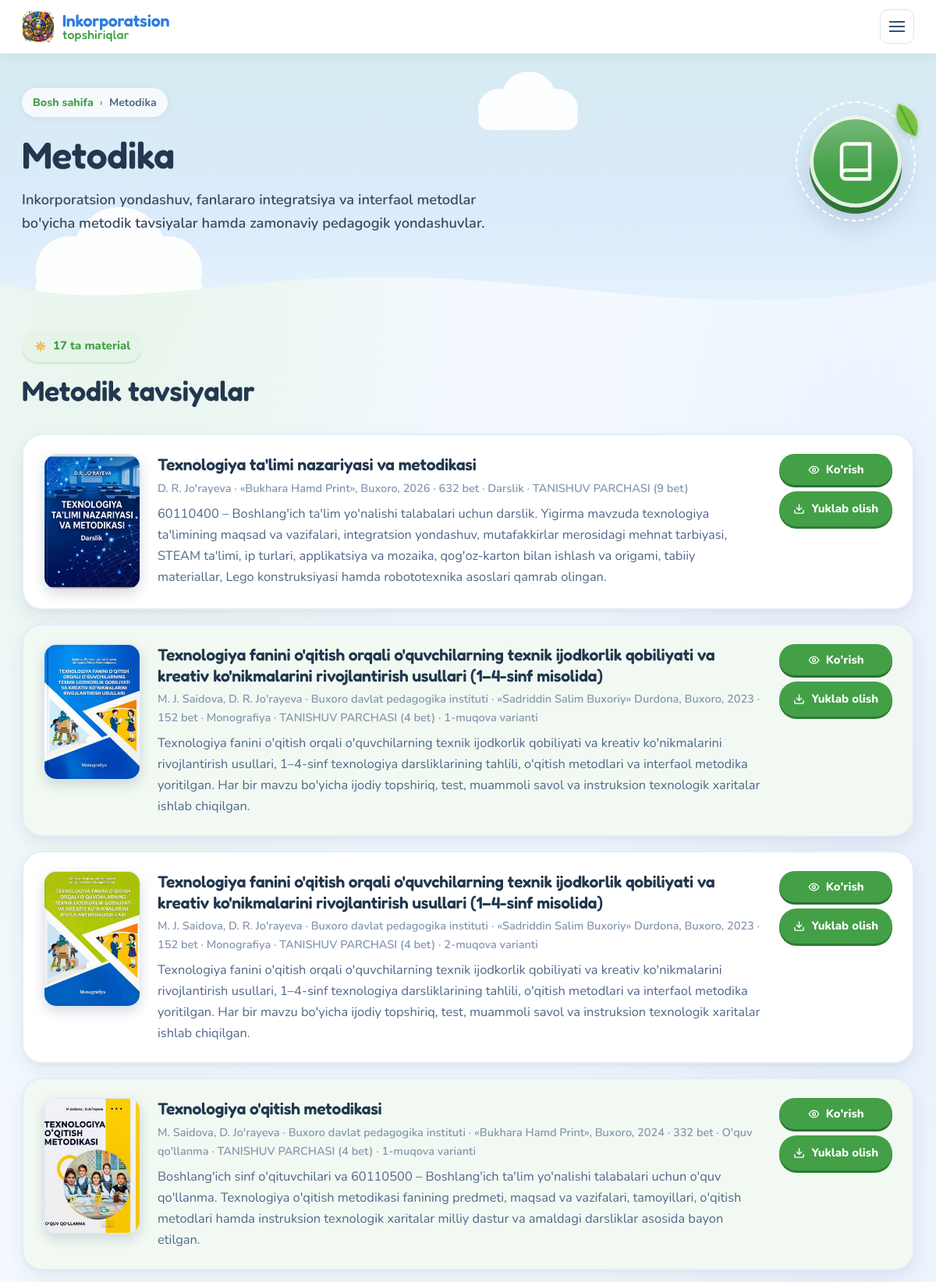
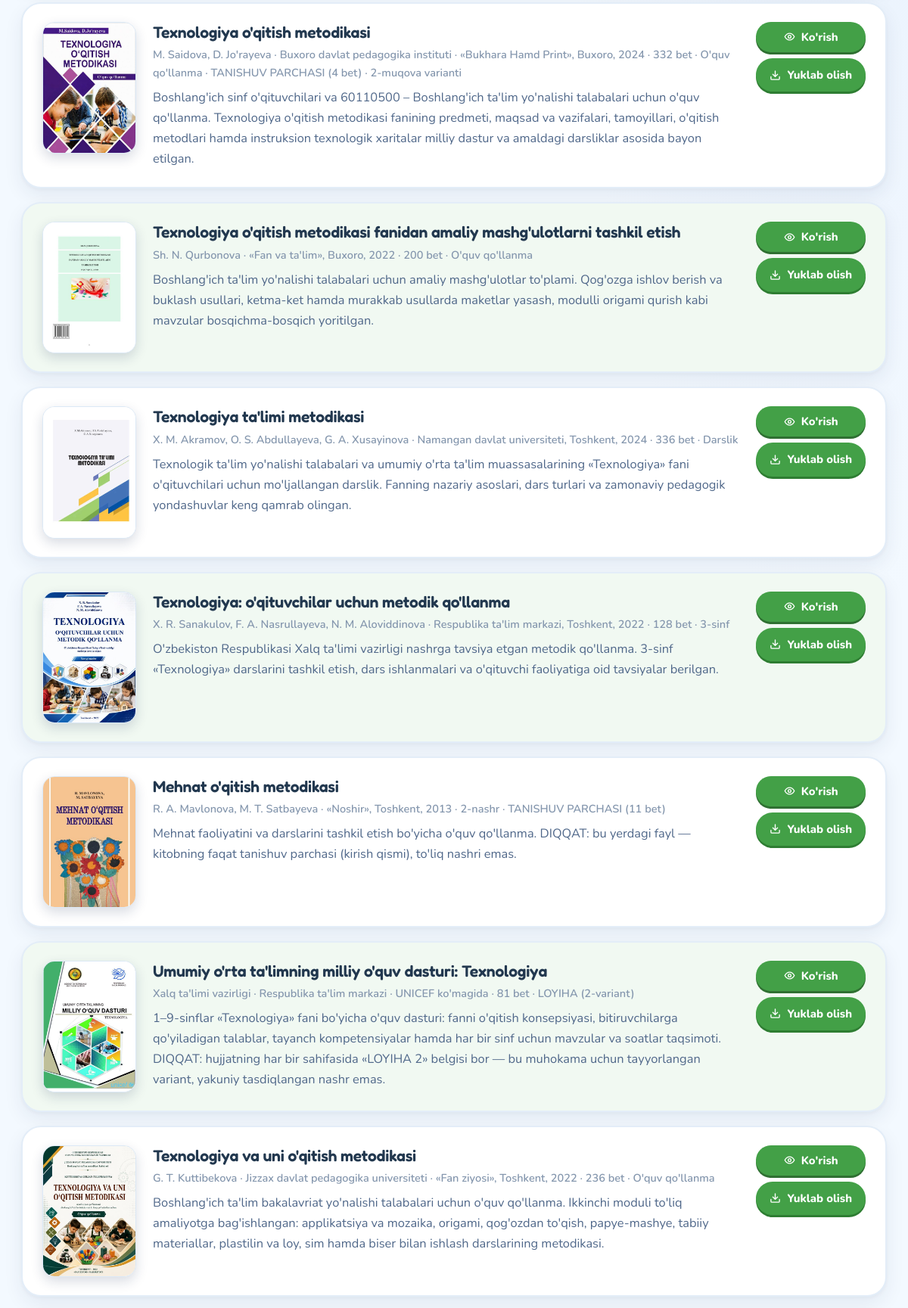
Page /metodika (upper part) on the committed database (2 pictures, top to bottom).
### home/models.py (models this page shows, shortened)
class Material(models.Model):
    SECTION_METODIKA = 'metodika'
    SECTION_MAQOLA = 'maqola'
    SECTION_TOPSHIRIQ = 'topshiriq'
    SECTION_XARITA = 'xarita'
    SECTION_ISHLANMA = 'ishlanma'
    SECTION_CHOICES = [
        (SECTION_METODIKA, "Metodika"),
        (SECTION_MAQOLA, "Maqola"),
        (SECTION_TOPSHIRIQ, "Topshiriq"),
        (SECTION_XARITA, "Instruksion texnologik xarita"),
        (SECTION_ISHLANMA, "Dars ishlanmalar"),
    ]
    KICHIK_RASMLI_TEST = 'rasmli_test'
    KICHIK_DIKTANT = 'diktant'
    KICHIK_BOLIM_CHOICES = [
        (KICHIK_RASMLI_TEST, "Rasmli test"),
        (KICHIK_DIKTANT, "Texnologik diktantlar"),
    ]
    section = models.CharField(
        max_length=20, choices=SECTION_CHOICES, verbose_name="Bo'lim",
    )
    kichik_bolim = models.CharField(
        max_length=20, choices=KICHIK_BOLIM_CHOICES, blank=True,
        verbose_name="Kichik bo'lim",
        help_text="Faqat \"Topshiriq\" bo'limi uchun: material qaysi ochiladigan "
                  "ro'yxatga tushishi. Boshqa bo'limlarda bo'sh qoldiring.",
    )
    title = models.CharField(max_length=250, verbose_name="Sarlavha")
    summary = models.TextField(
        blank=True, verbose_name="Qisqacha tavsif",
        help_text="Ro'yxatda sarlavha ostida ko'rinadi. 1–3 gap yetarli.",
    )
    body = models.TextField(
        blank=True, verbose_name="To'liq matn",
        help_text="Ixtiyoriy. Har bir bo'sh qator yangi xatboshi bo'ladi.",
    )
    file = models.FileField(
        upload_to='materiallar/', blank=True, null=True, verbose_name="Fayl",
        help_text="PDF, Word yoki taqdimot. Yuklansa, 'Yuklab olish' tugmasi chiqadi.",
    )
    muqova = models.FileField(
        upload_to='materiallar/muqova/', blank=True, null=True, verbose_name="Muqova rasmi",
        help_text="Ixtiyoriy (JPG yoki PNG). Ro'yxatda kitob muqovasi bo'lib ko'rinadi. "
                  "Bo'sh qoldirilsa, o'rniga fayl turi nishoni chiqadi.",
    )
    koruv = models.FileField(
        upload_to='materiallar/koruv/', blank=True, null=True,
        verbose_name="Ko'rish uchun PDF",
        help_text="Fayl Word bo'lsa, uning PDF nusxasini shu yerga yuklang — "
                  "sahifada 'Ko'rish' tugmasi paydo bo'ladi. Fayl PDF bo'lsa, bo'sh qoldiring.",
    )
    link = models.URLField(
        blank=True, verbose_name="Havola",
        help_text="Ixtiyoriy: tashqi manba (masalan, jurnal sayti) havolasi.",
    )
    manba = models.CharField(
        max_length=250, blank=True, verbose_name="Manba",
        help_text="Masalan: jurnal nomi, nashr yili, sinf yoki mavzu.",
    )
    order = models.IntegerField(
        default=0, verbose_name="Tartib",
        help_text="Kichik raqam yuqorida turadi.",
    )
    is_published = models.BooleanField(default=True, verbose_name="Chop etilgan")
    created_at = models.DateTimeField(auto_now_add=True, verbose_name="Qo'shilgan sana")
    class Meta:
        verbose_name = "Material"
        verbose_name_plural = "Materiallar"
        ordering = ['order', '-created_at']
    @property
    def file_ext(self):
        if not self.file:
            return ''
        return self.file.name.rsplit('.', 1)[-1].upper() if '.' in self.file.name else ''
    @property
    def is_pdf(self):
        return self.file_ext == 'PDF'
    @property
    def koruv_url(self):
        if self.is_pdf:
            return _versiyali(self.file)
        if self.koruv:
            return _versiyali(self.koruv)
        return ''
    @property
    def muqova_url(self):
        return _versiyali(self.muqova) if self.muqova else ''

### home/views.py (the view)
# urls.py: path('metodika', views.metodika, name='metodika'),
def metodika(request):
    return _bolim(
        request, Material.SECTION_METODIKA, "Metodika",
        "Inkorporatsion yondashuv, fanlararo integratsiya va interfaol metodlar bo'yicha "
        "metodik tavsiyalar hamda zamonaviy pedagogik yondashuvlar.",
        "Metodik tavsiyalar",
    )

### home/models.py (called while the page is built)
def _versiyali(fayl):
    try:
        vaqt = int(fayl.storage.get_modified_time(fayl.name).timestamp())
    except Exception:
        return fayl.url
    return f'{fayl.url}?v={vaqt}'

### home/views.py (called while the page is built, shortened)
def _bolim(request, section, nomi, lede, sarlavha, guruhlash=None, ilova=None,
           bolim_ilova=None):
    hammasi = list(Material.objects.filter(section=section, is_published=True))
    guruhlar = []
    guruhsiz = hammasi
    return render(request, 'bolim.html', {
        'active': section,
        'bolim_nomi': nomi,
        'bolim_lede': lede,
        'bolim_sarlavha': sarlavha,
        'materiallar': guruhsiz,
        'guruhlar': guruhlar,
        'bolim_ilova': bolim_ilova,
        'jami': len(hammasi),
    })

### templates/bolim.html (shortened to what this page needs)
{% extends "base.html" %}
{% block content %}
<section class="page-head">
    <div class="wrap">
        {% include "_sahifa_ikon.html" %}
        <nav class="crumbs" aria-label="Yo'l">
            <a href="/">Bosh sahifa</a> <span aria-hidden="true">&rsaquo;</span> <span>{{ bolim_nomi }}</span>
        </nav>
        <h1>{{ bolim_nomi }}</h1>
        <p class="page-lede">{{ bolim_lede }}</p>
    </div>
</section>
<section class="section bolim-{{ active }}">
    <div class="wrap">
        {% if jami or guruhlar or bolim_ilova %}
            <div class="section-head">
                {% if jami %}
                    <span class="eyebrow ink">
                        <svg class="motif" aria-hidden="true"><use href="#palak"/></svg>
                        {{ jami }} ta material
                    </span>
                {% endif %}
                <h2>{{ bolim_sarlavha }}</h2>
            </div>
            {% if materiallar %}
                <div class="material-list">
                    {% for m in materiallar %}
                        {% include "_material.html" %}
                    {% endfor %}
                </div>
            {% endif %}
        {% endif %}
    </div>
</section>
{% endblock %}

### templates/base.html (shortened to what this page needs)
<!DOCTYPE html>
<html lang="uz">
<head>
    <link rel="stylesheet" href="/static/css/platform.css?v=48">
</head>
<body class="pf sahifa-{{ active }}">
    <header class="topbar">
        <div class="wrap">
            <a class="brand" href="/">
                <img class="brand-logo" src="/static/img/logo.png" alt="" width="256" height="256">
                <span class="brand-text">
                    <span class="brand-sub">Inkorporatsion</span>
                    <span class="brand-name">Topshiriqlar</span>
                </span>
            </a>
            <button class="nav-toggle" type="button" aria-expanded="false" aria-controls="asosiy-menyu" aria-label="Menyuni ochish">
                <span></span>
            </button>
        </div>
    </header>
    <main id="main">
        {% block content %}{% endblock %}
    </main>
</body>
</html>

### templates/_sahifa_ikon.html (shortened to what this page needs)
<span class="sb-ikon" aria-hidden="true">
    <svg class="sb-barg" viewBox="0 0 48 48" fill="none"><path d="M42 42C42 20 28 6 4 6c0 24 14 38 38 36Z" fill="#7CC242"/><path d="M38 40 8 10" stroke="#4CA33B" stroke-width="2.5" stroke-linecap="round"/></svg>
    <svg viewBox="0 0 24 24" fill="none" stroke="currentColor" stroke-width="2" stroke-linecap="round" stroke-linejoin="round">
        {% if active == 'haqida' %}
            <circle cx="12" cy="8" r="4"/><path d="M4 21c0-4 3.6-7 8-7s8 3 8 7"/>
        {% elif active == 'metodika' %}
            <path d="M4 19.5A2.5 2.5 0 0 1 6.5 17H20"/><path d="M6.5 2H20v20H6.5A2.5 2.5 0 0 1 4 19.5v-15A2.5 2.5 0 0 1 6.5 2Z"/>
        {% elif active == 'maqola' %}
            <path d="M4 22h16a2 2 0 0 0 2-2V4a2 2 0 0 0-2-2H8a2 2 0 0 0-2 2v16a2 2 0 0 1-4 0V7h4"/><path d="M10 6h8M10 10h8M10 14h5"/>
        {% elif active == 'multimediya' %}
            <rect x="2" y="3" width="20" height="14" rx="2"/><path d="m10 8 5 3-5 3V8ZM8 21h8M12 17v4"/>
        {% elif active == 'topshiriq' %}
            <circle cx="6" cy="6" r="3"/><circle cx="6" cy="18" r="3"/><path d="M20 4 8.12 15.88M14.47 14.48 20 20M8.12 8.12 12 12"/>
        {% elif active == 'xarita' %}
            <path d="M3 21h6v-5h6v-5h6V5"/><path d="M17 5h4v4"/>
        {% elif active == 'ishlanma' %}
            <path d="M14 2H6a2 2 0 0 0-2 2v16a2 2 0 0 0 2 2h12a2 2 0 0 0 2-2V8z"/><path d="M14 2v6h6M9 13h6M9 17h4"/>
        {% else %}
            <circle cx="12" cy="12" r="9"/><path d="M12 7v5l3 3"/>
        {% endif %}
    </svg>
</span>

### templates/_material.html (shortened to what this page needs)
<article class="material{% if m.muqova %} has-muqova{% endif %}">
    {% if m.muqova %}
        <div class="material-muqova">
            <img src="{{ m.muqova_url }}" alt="{{ m.title }} — muqova">
        </div>
    {% endif %}
    <div>
        <h3>{{ m.title }}</h3>
        {% if m.manba %}<div class="meta">{{ m.manba }}</div>{% endif %}
        {% if m.summary %}<p>{{ m.summary }}</p>{% endif %}
    </div>
    {% if m.file or m.link %}
        <div class="actions">
            {% if m.koruv_url %}
                <button type="button" class="btn-sm" data-pdf-tugma
                        data-manba="{{ m.koruv_url }}"
                        aria-expanded="false" aria-controls="koruvchi-{{ m.pk }}">
                    <svg viewBox="0 0 24 24" fill="none" stroke="currentColor" stroke-width="2.2" stroke-linecap="round" stroke-linejoin="round" aria-hidden="true"><path d="M2 12s3.6-7 10-7 10 7 10 7-3.6 7-10 7-10-7-10-7Z"/><circle cx="12" cy="12" r="3"/></svg>
                    <span data-yorliq>Ko'rish</span>
                </button>
            {% endif %}
            {% if m.file %}
                <a class="btn-sm" href="{{ m.file.url }}" download>
                    <svg viewBox="0 0 24 24" fill="none" stroke="currentColor" stroke-width="2.2" stroke-linecap="round" stroke-linejoin="round" aria-hidden="true"><path d="M21 15v4a2 2 0 0 1-2 2H5a2 2 0 0 1-2-2v-4M7 10l5 5 5-5M12 15V3"/></svg>
                    Yuklab olish
                </a>
            {% endif %}
        </div>
    {% endif %}
</article>

### rows in the picture
Material: muqova_url (picture), title "Texnologiya ta'limi nazariyasi va metodikasi", manba "D. R. Jo'rayeva · «Bukhara Hamd Print», Buxoro, 2026 · 632 bet · Darslik · TANISHUV PARCHASI (9 bet)", summary "60110400 – Boshlang'ich ta'lim yo'nalishi talabalari uchun darslik. Yigirma mavzuda texnologiya ta'limining maqsad va vazifalari, integratsion yondashuv, mutafakkirlar merosidagi mehnat tarbiyasi, STEAM ta'limi, ip turlari, applikatsiya va mozaika, qog'oz-karton bilan ishlash va origami, tabiiy materiallar, Lego konstruksiyasi hamda robototexnika asoslari qamrab olingan."
Material: muqova_url (picture), title "Texnologiya fanini o'qitish orqali o'quvchilarning texnik ijodkorlik qobiliyati va kreativ ko'nikmalarini rivojlantirish usullari (1–4-sinf misolida)", manba "M. J. Saidova, D. R. Jo'rayeva · Buxoro davlat pedagogika instituti · «Sadriddin Salim Buxoriy» Durdona, Buxoro, 2023 · 152 bet · Monografiya · TANISHUV PARCHASI (4 bet) · 1-muqova varianti", summary "Texnologiya fanini o'qitish orqali o'quvchilarning texnik ijodkorlik qobiliyati va kreativ ko'nikmalarini rivojlantirish usullari, 1–4-sinf texnologiya darsliklarining tahlili, o'qitish metodlari va interfaol metodika yoritilgan. Har bir mavzu bo'yicha ijodiy topshiriq, test, muammoli savol va instruksion texnologik xaritalar ishlab chiqilgan."
Material: muqova_url (picture), title "Texnologiya fanini o'qitish orqali o'quvchilarning texnik ijodkorlik qobiliyati va kreativ ko'nikmalarini rivojlantirish usullari (1–4-sinf misolida)", manba "M. J. Saidova, D. R. Jo'rayeva · Buxoro davlat pedagogika instituti · «Sadriddin Salim Buxoriy» Durdona, Buxoro, 2023 · 152 bet · Monografiya · TANISHUV PARCHASI (4 bet) · 2-muqova varianti", summary "Texnologiya fanini o'qitish orqali o'quvchilarning texnik ijodkorlik qobiliyati va kreativ ko'nikmalarini rivojlantirish usullari, 1–4-sinf texnologiya darsliklarining tahlili, o'qitish metodlari va interfaol metodika yoritilgan. Har bir mavzu bo'yicha ijodiy topshiriq, test, muammoli savol va instruksion texnologik xaritalar ishlab chiqilgan."
Material: muqova_url (picture), title "Texnologiya o'qitish metodikasi", manba "M. Saidova, D. Jo'rayeva · Buxoro davlat pedagogika instituti · «Bukhara Hamd Print», Buxoro, 2024 · 332 bet · O'quv qo'llanma · TANISHUV PARCHASI (4 bet) · 1-muqova varianti", summary "Boshlang'ich sinf o'qituvchilari va 60110500 – Boshlang'ich ta'lim yo'nalishi talabalari uchun o'quv qo'llanma. Texnologiya o'qitish metodikasi fanining predmeti, maqsad va vazifalari, tamoyillari, o'qitish metodlari hamda instruksion texnologik xaritalar milliy dastur va amaldagi darsliklar asosida bayon etilgan."
Material: muqova_url (picture), title "Texnologiya o'qitish metodikasi", manba "M. Saidova, D. Jo'rayeva · Buxoro davlat pedagogika instituti · «Bukhara Hamd Print», Buxoro, 2024 · 332 bet · O'quv qo'llanma · TANISHUV PARCHASI (4 bet) · 2-muqova varianti", summary "Boshlang'ich sinf o'qituvchilari va 60110500 – Boshlang'ich ta'lim yo'nalishi talabalari uchun o'quv qo'llanma. Texnologiya o'qitish metodikasi fanining predmeti, maqsad va vazifalari, tamoyillari, o'qitish metodlari hamda instruksion texnologik xaritalar milliy dastur va amaldagi darsliklar asosida bayon etilgan."
Material: muqova_url (picture), title "Texnologiya o'qitish metodikasi fanidan amaliy mashg'ulotlarni tashkil etish", manba "Sh. N. Qurbonova · «Fan va ta'lim», Buxoro, 2022 · 200 bet · O'quv qo'llanma", summary "Boshlang'ich ta'lim yo'nalishi talabalari uchun amaliy mashg'ulotlar to'plami. Qog'ozga ishlov berish va buklash usullari, ketma-ket hamda murakkab usullarda maketlar yasash, modulli origami qurish kabi mavzular bosqichma-bosqich yoritilgan."
Material: muqova_url (picture), title "Texnologiya ta'limi metodikasi", manba "X. M. Akramov, O. S. Abdullayeva, G. A. Xusayinova · Namangan davlat universiteti, Toshkent, 2024 · 336 bet · Darslik", summary "Texnologik ta'lim yo'nalishi talabalari va umumiy o'rta ta'lim muassasalarining «Texnologiya» fani o'qituvchilari uchun mo'ljallangan darslik. Fanning nazariy asoslari, dars turlari va zamonaviy pedagogik yondashuvlar keng qamrab olingan."
Material: muqova_url (picture), title "Texnologiya: o'qituvchilar uchun metodik qo'llanma", manba "X. R. Sanakulov, F. A. Nasrullayeva, N. M. Aloviddinova · Respublika ta'lim markazi, Toshkent, 2022 · 128 bet · 3-sinf", summary "O'zbekiston Respublikasi Xalq ta'limi vazirligi nashrga tavsiya etgan metodik qo'llanma. 3-sinf «Texnologiya» darslarini tashkil etish, dars ishlanmalari va o'qituvchi faoliyatiga oid tavsiyalar berilgan."
Material: muqova_url (picture), title "Mehnat o'qitish metodikasi", manba "R. A. Mavlonova, M. T. Satbayeva · «Noshir», Toshkent, 2013 · 2-nashr · TANISHUV PARCHASI (11 bet)", summary "Mehnat faoliyatini va darslarini tashkil etish bo'yicha o'quv qo'llanma. DIQQAT: bu yerdagi fayl — kitobning faqat tanishuv parchasi (kirish qismi), to'liq nashri emas."
Material: muqova_url (picture), title "Umumiy o'rta ta'limning milliy o'quv dasturi: Texnologiya", manba "Xalq ta'limi vazirligi · Respublika ta'lim markazi · UNICEF ko'magida · 81 bet · LOYIHA (2-variant)", summary "1–9-sinflar «Texnologiya» fani bo'yicha o'quv dasturi: fanni o'qitish konsepsiyasi, bitiruvchilarga qo'yiladigan talablar, tayanch kompetensiyalar hamda har bir sinf uchun mavzular va soatlar taqsimoti. DIQQAT: hujjatning har bir sahifasida «LOYIHA 2» belgisi bor — bu muhokama uchun tayyorlangan variant, yakuniy tasdiqlangan nashr emas."
Material: muqova_url (picture), title "Texnologiya va uni o'qitish metodikasi", manba "G. T. Kuttibekova · Jizzax davlat pedagogika universiteti · «Fan ziyosi», Toshkent, 2022 · 236 bet · O'quv qo'llanma", summary "Boshlang'ich ta'lim bakalavriat yo'nalishi talabalari uchun o'quv qo'llanma. Ikkinchi moduli to'liq amaliyotga bag'ishlangan: applikatsiya va mozaika, origami, qog'ozdan to'qish, papye-mashye, tabiiy materiallar, plastilin va loy, sim hamda biser bilan ishlash darslarining metodikasi."

### other values in the picture
{{ bolim_nomi }} "Metodika"
{{ bolim_lede }} "Inkorporatsion yondashuv, fanlararo integratsiya va interfaol metodlar bo'yicha metodik tavsiyalar hamda zamonaviy pedagogik yondashuvlar."
{{ jami }} "17"
{{ bolim_sarlavha }} "Metodik tavsiyalar"
